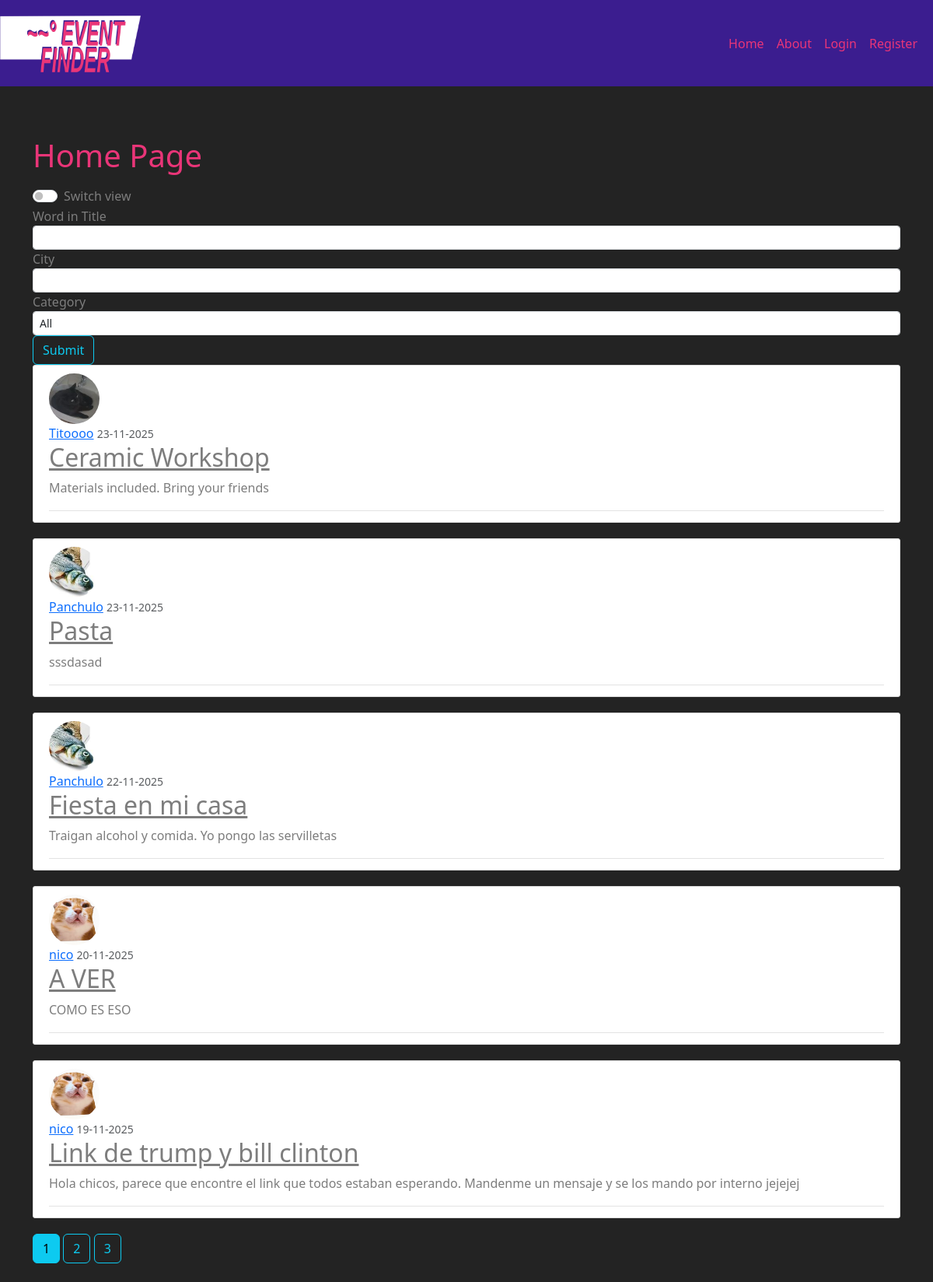
Page /home/ on the earlier database version.
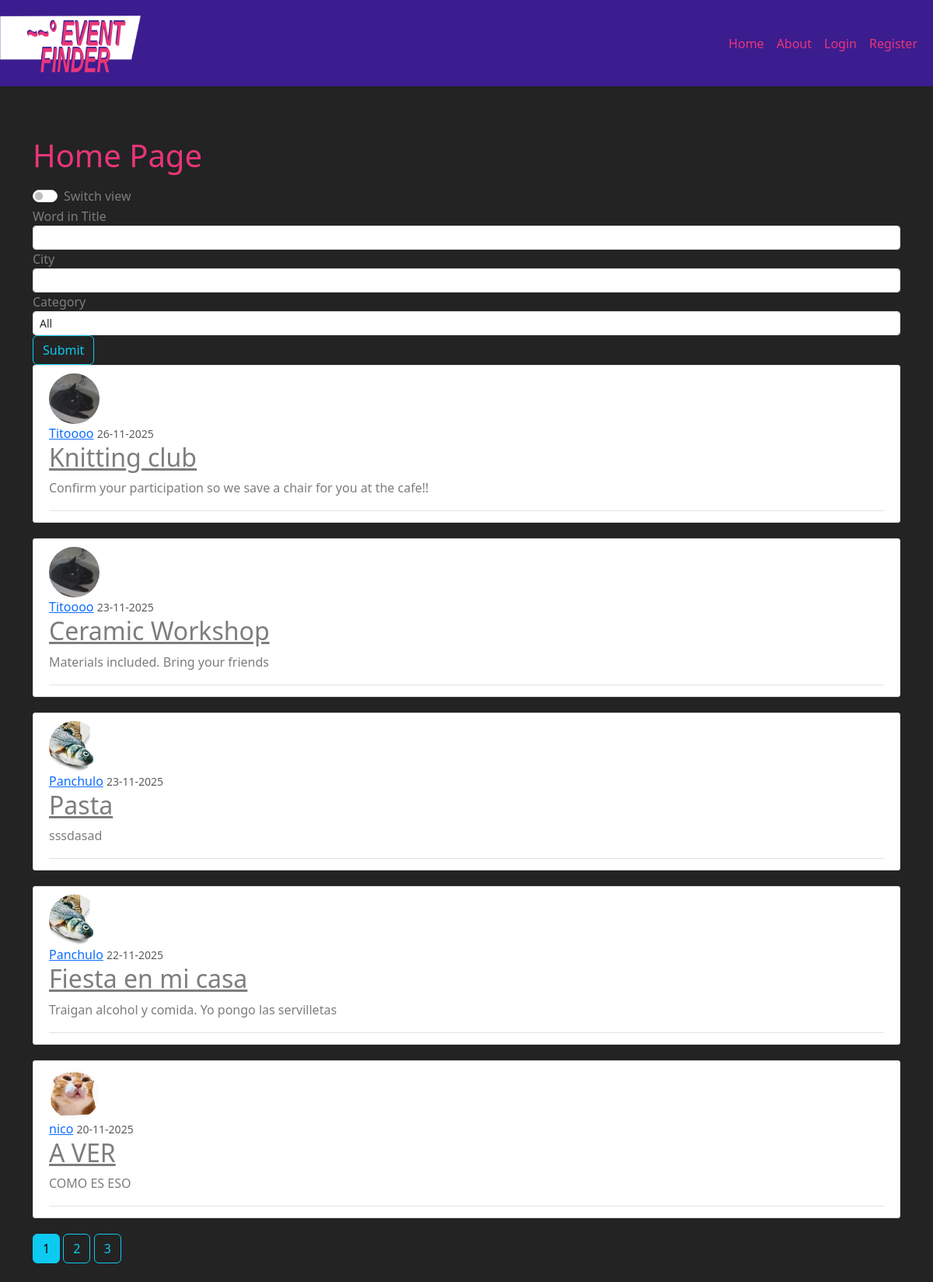
Same page on the later database version.
### event_finder/models.py (models this page shows, shortened)
class Post(db.Model):
    id = db.Column(db.Integer, primary_key=True)
    title = db.Column(db.String(100), nullable=False)
    address = db.Column(db.String(255), nullable=True)
    latitude = db.Column(db.Float, nullable=True)
    longitude = db.Column(db.Float, nullable=True)
    date_posted = db.Column(db.DateTime, nullable=False, default=datetime.utcnow)
    event_date = db.Column(db.DateTime, nullable=True)
    duration_minutes = db.Column(db.Integer, nullable=True)
    image = db.Column(db.String(20), nullable=True, default='event_default.jpg')
    content = db.Column(db.Text, nullable=False)
    user_id = db.Column(db.Integer, db.ForeignKey('user.id'), nullable=False)

class User(db.Model, UserMixin):
    id = db.Column(db.Integer, primary_key=True)
    username = db.Column(db.String(20), unique=True, nullable=False)
    email = db.Column(db.String(120), unique=True, nullable=False)
    image_file = db.Column(db.String(20), nullable=False, default='default.jpg')
    password = db.Column(db.String(60), nullable=False)
    posts = db.relationship('Post', backref='author', lazy=True)

### event_finder/routes.py (the view)
@app.route("/")
@app.route("/home/")
def home():
    view = request.args.get('view', 'list')
    form = PostFilterForm(request.args)
    query = Post.query
    if form:
        if form.title_word.data:
            query = query.filter(Post.title.ilike(f"%{form.title_word.data}%"))
        if form.city.data:
            query = query.filter(Post.address.ilike(f"%{form.city.data}%"))
        if form.category.data:
            query = query.filter_by(category=form.category.data)
    if view == "map":
            query = query.filter(Post.latitude != None, Post.longitude != None)
            posts = query.all()
            results = [
                {
                    "id": p.id,
                    "latitude": p.latitude,
                    "longitude": p.longitude,
                    "title": p.title,
                    "address": p.address,
                    "event_date": p.event_date,
                    "url": url_for('post', post_id=p.id)
                }
                for p in posts
            ]
    else:
        page = request.args.get('page', 1, type=int) #1 is the default value for 1. type is the accepted data type as an input
        results = query.order_by(Post.date_posted.desc()).paginate(page=page, per_page=5)
    return render_template('home.html', posts=results, view=view, form=form)

### event_finder/forms.py
class PostFilterForm(FlaskForm):
    title_word = StringField('Word in Title')
    city = StringField('City')
    category = SelectField(choices=[('', 'All'), ('music', 'Music'), ('sports', 'Sports')])
    submit = SubmitField()

### event_finder/templates/home.html (shortened to what this page needs)
{% extends "layout.html" %}
{% block content %}
    <div class="section pb-2">
        <h1>Home Page</h1>
    </div>
    <div class="form-check form-switch">
        <input class="form-check-input" type="checkbox" role="switch" id="viewSwitch" {% if view == 'map' %} checked {% endif %}>
        <label class="form-check-label" for="viewSwitch">Switch view</label>
    </div>
    <form method="GET" action="{{ url_for('home')}}">
            {{ form.title_word.label(class="form-control-label") }}
            {{ form.title_word(class="form-control form-control-sm") }}
            {{ form.city.label(class="form-control-label") }}
            {{ form.city(class="form-control form-control-sm") }}
            {{ form.category.label(class="form-control-label") }}
            {{ form.category(class="form-control form-control-sm") }}
            {{ form.submit(class="btn btn-outline-info") }}
    </form>
    {% if view == 'map' %}
        <div id="map"></div>
        <script
            src="https://unpkg.com/leaflet@1.9.3/dist/leaflet.js">
        </script>
        <script>
            // Initialize map (centered at lat, lon with zoom level)
            const map = L.map('map').setView([52.519988698413464, 13.405002043621247], 11); //
            // Add OSM tile layer
            L.tileLayer('https://{s}.tile.openstreetmap.org/{z}/{x}/{y}.png', {
                attribution:
                    '&copy; <a href="https://www.openstreetmap.org/copyright">OpenStreetMap</a> contributors'
            }).addTo(map);
            const posts = {{ posts | tojson }};
            posts.forEach(post => {
                const lat = post.latitude;
                const lon = post.longitude;
                const title = post.title;
                const marker = L.marker([lat, lon])
                .addTo(map);
                marker.bindPopup(
                    `<h6>${title}</h6>
                    <p>${post.address}</p>
                    <small>${post.event_date}</small>`);
                marker.postData = post;
                marker.on('click', function(e) {
                    window.location.href = this.postData.url;
                });
                marker.on('mouseover', function(){
                    this.openPopup();
                });
                marker.on('mouseout', function(){
                    this.closePopup();
                });
            });
        </script>
    {% else %}
        {% for post in posts.items %}
            <article class="media content-section">
                <img class="rounded-circle article-img" src="{{ url_for('static', filename='profile_pics/' + post.author.image_file) }}">
                <div class="media-body">
                    <div class="article-metadata">
                        <a class="mr-2" href="{{url_for('user_posts', username=post.author.username)}}">{{ post.author.username }}</a>
                        <small class="text-muted">{{ post.date_posted.strftime('%d-%m-%Y')}}</small>
                        <h2><a class ="article-title" href="{{ url_for('post', post_id=post.id) }}">{{post.title}}</a></h2>
                        <p class="article-content">{{ post.content }}</p>
                    </div>
                </div>
        </article>
        {% endfor %}
        {% for page_num in posts.iter_pages(left_edge=1, right_edge=1, left_current=1, right_current=1) %}
            {% if page_num%}
                {% if posts.page == page_num %}
                    <a class="btn btn-info mb-4" href="{{ url_for('home', page=page_num)}}">{{ page_num }}</a>
                {% else %}
                    <a class="btn btn-outline-info mb-4" href="{{ url_for('home', page=page_num)}}">{{ page_num }}</a>
                {% endif %}
            {% else %}
                ...
            {% endif %}
        {% endfor %}
    {% endif %}
{% endblock content %}

### event_finder/templates/layout.html (shortened to what this page needs)
<!DOCTYPE html>
<html>
    <head>
        <link href="https://cdn.jsdelivr.net/npm/bootstrap@5.3.8/dist/css/bootstrap.min.css" rel="stylesheet">
        <link rel="stylesheet" type="text/css" href="{{ url_for('static', filename='main.css') }}">
        <link
        rel="stylesheet"
        href="https://unpkg.com/leaflet@1.9.3/dist/leaflet.css"
    />
    </head>
    <body>
        <header class="site-header">
            <nav class="navbar navbar-expand-md navbar-dark bg-purple fixed-top">
                <a class="navbar-brand mr-4" href="/" class =""><img src="../static/EFLogo.png" alt="site logo" class="w-50"></a>
                <div class="container">
                    <div class="collapse navbar-collapse" id="navbarToggle">
                        <div class="navbar-nav ms-auto">
                        {% if current_user.is_authenticated %}
                            <a class="nav-item nav-link" href="{{url_for('new_post')}}">New Post</a>
                            <a class="nav-item nav-link" href="{{url_for('account')}}">Account</a>
                            <a class="nav-item nav-link" href="{{url_for('about')}}">About</a>
                            <a class="nav-item nav-link" href="{{url_for('logout')}}">Logout</a>
                            {% else %}
                            <a class="nav-item nav-link" href="{{url_for('home')}}">Home</a>
                            <a class="nav-item nav-link" href="{{url_for('about')}}">About</a>
                            <a class="nav-item nav-link" href="{{url_for('login')}}">Login</a>
                            <a class="nav-item nav-link" href="{{url_for('register')}}">Register</a>
                        {% endif %}
                        </div>
                    </div>
                </div>
            </nav>
        </header>
        <main role="main" class="container pt-5">
        <div class="row pt-5">
            <div class="col">
            {% block content %}{% endblock %}
            </div>
        </div>
        </main>
    </body>
</html>

### event_finder/static/main.css (style rules this page uses)
body { background: #232323; color: #7d7d7d; margin-top: 5rem; }
h1, h2, h3, h4, h5, h6 { color: #E93578; }
.bg-purple { background-color: #3B1D8F; }
.site-header .navbar-nav .nav-link { color: #E93578; }
.content-section { background: #ffffff; padding: 10px 20px; border: 1px solid #dddddd; border-radius: 3px; margin-bottom: 20px; }
.article-title { color: #7d7d7d; }
.article-content { white-space: pre-line; }
.article-img { height: 65px; width: 65px; margin-right: 16px; }
.article-metadata { padding-bottom: 1px; margin-bottom: 4px; border-bottom: 1px solid #e3e3e3 }

Differences in the rows shown:
no longer on this page (row unchanged): Post: image_file (picture), author.username "nico", date_posted "19-11-2025", title "Link de trump y bill clinton", content "Hola chicos, parece que encontre el link que todos estaban esperando. Mandenme un mensaje y se los mando por interno jejejej"
added Post: image_file (picture), author.username "Titoooo", date_posted "26-11-2025", title "Knitting club", content "Confirm your participation so we save a chair for you at the cafe!!"
